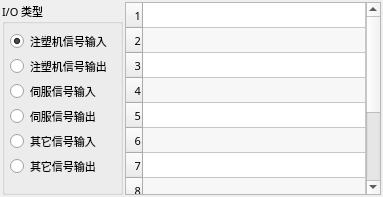
        <widget class="QWidget" name="tabSysIo">
         <property name="font">
          <font>
           <family>微软雅黑</family>
           <pointsize>8</pointsize>
           <weight>50</weight>
           <italic>false</italic>
           <bold>false</bold>
          </font>
         </property>
         <attribute name="icon">
          <iconset resource="../xPad.qrc">
           <normaloff>:/img/widget/TabHeader.png</normaloff>:/img/widget/TabHeader.png</iconset>
         </attribute>
         <attribute name="title">
          <string>系统 I/O</string>
         </attribute>
         <layout class="QHBoxLayout" name="horizontalLayoutTabSysIo">
          <property name="spacing">
           <number>2</number>
          </property>
          <property name="margin">
           <number>2</number>
          </property>
          <item>
           <widget class="QGroupBox" name="groupBoxSysIo">
            <property name="font">
             <font>
              <family>微软雅黑</family>
              <pointsize>8</pointsize>
              <weight>50</weight>
              <bold>false</bold>
             </font>
            </property>
            <property name="title">
             <string>I/O 类型</string>
            </property>
            <layout class="QVBoxLayout" name="verticalLayoutGroupSysIo">
             <property name="spacing">
              <number>0</number>
             </property>
             <property name="margin">
              <number>5</number>
             </property>
             <item>
              <widget class="xRadioButton" name="radioImmIn">
               <property name="sizePolicy">
                <sizepolicy hsizetype="Preferred" vsizetype="Fixed">
                 <horstretch>0</horstretch>
                 <verstretch>0</verstretch>
                </sizepolicy>
               </property>
               <property name="minimumSize">
                <size>
                 <width>80</width>
                 <height>25</height>
                </size>
               </property>
               <property name="maximumSize">
                <size>
                 <width>16777215</width>
                 <height>25</height>
                </size>
               </property>
               <property name="font">
                <font>
                 <family>微软雅黑</family>
                 <pointsize>8</pointsize>
                 <weight>50</weight>
                 <italic>false</italic>
                 <bold>false</bold>
                </font>
               </property>
               <property name="focusPolicy">
                <enum>Qt::NoFocus</enum>
               </property>
               <property name="text">
                <string notr="true">注塑机信号输入 </string>
               </property>
               <property name="checked">
                <bool>true</bool>
               </property>
              </widget>
             </item>
             <item>
              <widget class="xRadioButton" name="radioImmOut">
               <property name="sizePolicy">
                <sizepolicy hsizetype="Preferred" vsizetype="Fixed">
                 <horstretch>0</horstretch>
                 <verstretch>0</verstretch>
                </sizepolicy>
               </property>
               <property name="minimumSize">
                <size>
                 <width>80</width>
                 <height>25</height>
                </size>
               </property>
               <property name="maximumSize">
                <size>
                 <width>16777215</width>
                 <height>25</height>
                </size>
               </property>
               <property name="font">
                <font>
                 <family>微软雅黑</family>
                 <pointsize>8</pointsize>
                 <weight>50</weight>
                 <italic>false</italic>
                 <bold>false</bold>
                </font>
               </property>
               <property name="focusPolicy">
                <enum>Qt::NoFocus</enum>
               </property>
               <property name="text">
                <string notr="true">注塑机信号输出 </string>
               </property>
               <property name="checked">
                <bool>false</bool>
               </property>
              </widget>
             </item>
             <item>
              <widget class="xRadioButton" name="radioServoIn">
               <property name="sizePolicy">
                <sizepolicy hsizetype="Preferred" vsizetype="Fixed">
                 <horstretch>0</horstretch>
                 <verstretch>0</verstretch>
                </sizepolicy>
               </property>
               <property name="minimumSize">
                <size>
                 <width>80</width>
                 <height>25</height>
                </size>
               </property>
               <property name="maximumSize">
                <size>
                 <width>16777215</width>
                 <height>25</height>
                </size>
               </property>
               <property name="font">
                <font>
                 <family>微软雅黑</family>
                 <pointsize>8</pointsize>
                 <weight>50</weight>
                 <italic>false</italic>
                 <bold>false</bold>
                </font>
               </property>
               <property name="focusPolicy">
                <enum>Qt::NoFocus</enum>
               </property>
               <property name="text">
                <string notr="true">伺服信号输入 </string>
               </property>
               <property name="checked">
                <bool>false</bool>
               </property>
              </widget>
             </item>
             <item>
              <widget class="xRadioButton" name="radioServoOut">
               <property name="sizePolicy">
                <sizepolicy hsizetype="Preferred" vsizetype="Fixed">
                 <horstretch>0</horstretch>
                 <verstretch>0</verstretch>
                </sizepolicy>
               </property>
               <property name="minimumSize">
                <size>
                 <width>80</width>
                 <height>25</height>
                </size>
               </property>
               <property name="maximumSize">
                <size>
                 <width>16777215</width>
                 <height>25</height>
                </size>
               </property>
               <property name="font">
                <font>
                 <family>微软雅黑</family>
                 <pointsize>8</pointsize>
                 <weight>50</weight>
                 <italic>false</italic>
                 <bold>false</bold>
                </font>
               </property>
               <property name="focusPolicy">
                <enum>Qt::NoFocus</enum>
               </property>
               <property name="text">
                <string notr="true">伺服信号输出 </string>
               </property>
               <property name="checked">
                <bool>false</bool>
               </property>
              </widget>
             </item>
             <item>
              <widget class="xRadioButton" name="radioOtherIn">
               <property name="sizePolicy">
                <sizepolicy hsizetype="Preferred" vsizetype="Fixed">
                 <horstretch>0</horstretch>
                 <verstretch>0</verstretch>
                </sizepolicy>
               </property>
               <property name="minimumSize">
                <size>
                 <width>80</width>
                 <height>25</height>
                </size>
               </property>
               <property name="maximumSize">
                <size>
                 <width>16777215</width>
                 <height>25</height>
                </size>
               </property>
               <property name="font">
                <font>
                 <family>微软雅黑</family>
                 <pointsize>8</pointsize>
                 <weight>50</weight>
                 <italic>false</italic>
                 <bold>false</bold>
                </font>
               </property>
               <property name="focusPolicy">
                <enum>Qt::NoFocus</enum>
               </property>
               <property name="text">
                <string notr="true">其它信号输入 </string>
               </property>
               <property name="checked">
                <bool>false</bool>
               </property>
              </widget>
             </item>
             <item>
              <widget class="xRadioButton" name="radioOtherOut">
               <property name="sizePolicy">
                <sizepolicy hsizetype="Preferred" vsizetype="Fixed">
                 <horstretch>0</horstretch>
                 <verstretch>0</verstretch>
                </sizepolicy>
               </property>
               <property name="minimumSize">
                <size>
                 <width>80</width>
                 <height>25</height>
                </size>
               </property>
               <property name="maximumSize">
                <size>
                 <width>16777215</width>
                 <height>25</height>
                </size>
               </property>
               <property name="font">
                <font>
                 <family>微软雅黑</family>
                 <pointsize>8</pointsize>
                 <weight>50</weight>
                 <italic>false</italic>
                 <bold>false</bold>
                </font>
               </property>
               <property name="focusPolicy">
                <enum>Qt::NoFocus</enum>
               </property>
               <property name="text">
                <string notr="true">其它信号输出 </string>
               </property>
               <property name="checked">
                <bool>false</bool>
               </property>
              </widget>
             </item>
             <item>
              <spacer name="verticalSpacerIoType">
               <property name="orientation">
                <enum>Qt::Vertical</enum>
               </property>
               <property name="sizeHint" stdset="0">
                <size>
                 <width>20</width>
                 <height>8</height>
                </size>
               </property>
              </spacer>
             </item>
            </layout>
           </widget>
          </item>
          <item>
           <widget class="QTableWidget" name="tableSysIo">
            <property name="font">
             <font>
              <family>微软雅黑</family>
              <pointsize>8</pointsize>
              <weight>50</weight>
              <italic>false</italic>
              <bold>false</bold>
             </font>
            </property>
            <property name="focusPolicy">
             <enum>Qt::NoFocus</enum>
            </property>
            <property name="styleSheet">
             <string notr="true"/>
            </property>
            <property name="verticalScrollBarPolicy">
             <enum>Qt::ScrollBarAlwaysOn</enum>
            </property>
            <property name="horizontalScrollBarPolicy">
             <enum>Qt::ScrollBarAlwaysOff</enum>
            </property>
            <property name="editTriggers">
             <set>QAbstractItemView::NoEditTriggers</set>
            </property>
            <property name="tabKeyNavigation">
             <bool>false</bool>
            </property>
            <property name="showDropIndicator" stdset="0">
             <bool>false</bool>
            </property>
            <property name="dragDropOverwriteMode">
             <bool>false</bool>
            </property>
            <property name="alternatingRowColors">
             <bool>true</bool>
            </property>
            <property name="selectionMode">
             <enum>QAbstractItemView::SingleSelection</enum>
            </property>
            <property name="selectionBehavior">
             <enum>QAbstractItemView::SelectRows</enum>
            </property>
            <attribute name="horizontalHeaderVisible">
             <bool>false</bool>
            </attribute>
            <attribute name="horizontalHeaderDefaultSectionSize">
             <number>50</number>
            </attribute>
            <attribute name="horizontalHeaderHighlightSections">
             <bool>false</bool>
            </attribute>
            <attribute name="horizontalHeaderMinimumSectionSize">
             <number>10</number>
            </attribute>
            <attribute name="horizontalHeaderStretchLastSection">
             <bool>true</bool>
            </attribute>
            <attribute name="verticalHeaderDefaultSectionSize">
             <number>25</number>
            </attribute>
            <attribute name="verticalHeaderMinimumSectionSize">
             <number>25</number>
            </attribute>
            <row>
             <property name="text">
              <string notr="true">1</string>
             </property>
             <property name="toolTip">
              <string notr="true"/>
             </property>
             <property name="whatsThis">
              <string notr="true"/>
             </property>
             <property name="font">
              <font>
               <family>微软雅黑</family>
               <pointsize>8</pointsize>
               <weight>50</weight>
               <bold>false</bold>
              </font>
             </property>
             <property name="textAlignment">
              <set>AlignRight|AlignVCenter</set>
             </property>
            </row>
            <row>
             <property name="text">
              <string notr="true">2</string>
             </property>
             <property name="toolTip">
              <string notr="true"/>
             </property>
             <property name="whatsThis">
              <string notr="true"/>
             </property>
             <property name="font">
              <font>
               <family>微软雅黑</family>
               <pointsize>8</pointsize>
               <weight>50</weight>
               <bold>false</bold>
              </font>
             </property>
             <property name="textAlignment">
              <set>AlignRight|AlignVCenter</set>
             </property>
            </row>
            <row>
             <property name="text">
              <string notr="true">3</string>
             </property>
             <property name="toolTip">
              <string notr="true"/>
             </property>
             <property name="whatsThis">
              <string notr="true"/>
             </property>
             <property name="font">
              <font>
               <family>微软雅黑</family>
               <pointsize>8</pointsize>
               <weight>50</weight>
               <bold>false</bold>
              </font>
             </property>
             <property name="textAlignment">
              <set>AlignRight|AlignVCenter</set>
             </property>
            </row>
            <row>
             <property name="text">
              <string notr="true">4</string>
             </property>
             <property name="toolTip">
              <string notr="true"/>
             </property>
             <property name="whatsThis">
              <string notr="true"/>
             </property>
             <property name="font">
              <font>
               <family>微软雅黑</family>
               <pointsize>8</pointsize>
               <weight>50</weight>
               <bold>false</bold>
              </font>
             </property>
             <property name="textAlignment">
              <set>AlignRight|AlignVCenter</set>
             </property>
            </row>
            <row>
             <property name="text">
              <string notr="true">5</string>
             </property>
             <property name="toolTip">
              <string notr="true"/>
             </property>
             <property name="whatsThis">
              <string notr="true"/>
             </property>
             <property name="font">
              <font>
               <family>微软雅黑</family>
               <pointsize>8</pointsize>
               <weight>50</weight>
               <bold>false</bold>
              </font>
             </property>
             <property name="textAlignment">
              <set>AlignRight|AlignVCenter</set>
             </property>
            </row>
            <row>
             <property name="text">
              <string notr="true">6</string>
             </property>
             <property name="toolTip">
              <string notr="true"/>
             </property>
             <property name="whatsThis">
              <string notr="true"/>
             </property>
             <property name="font">
              <font>
               <family>微软雅黑</family>
               <pointsize>8</pointsize>
               <weight>50</weight>
               <bold>false</bold>
              </font>
             </property>
             <property name="textAlignment">
              <set>AlignRight|AlignVCenter</set>
             </property>
            </row>
            <row>
             <property name="text">
              <string notr="true">7</string>
             </property>
             <property name="toolTip">
              <string notr="true"/>
             </property>
             <property name="whatsThis">
              <string notr="true"/>
             </property>
             <property name="font">
              <font>
               <family>微软雅黑</family>
               <pointsize>8</pointsize>
               <weight>50</weight>
               <bold>false</bold>
              </font>
             </property>
             <property name="textAlignment">
              <set>AlignRight|AlignVCenter</set>
             </property>
            </row>
            <row>
             <property name="text">
              <string notr="true">8</string>
             </property>
             <property name="toolTip">
              <string notr="true"/>
             </property>
             <property name="whatsThis">
              <string notr="true"/>
             </property>
             <property name="font">
              <font>
               <family>微软雅黑</family>
               <pointsize>8</pointsize>
               <weight>50</weight>
               <bold>false</bold>
              </font>
             </property>
             <property name="textAlignment">
              <set>AlignRight|AlignVCenter</set>
             </property>
            </row>
            <row>
             <property name="text">
              <string notr="true">9</string>
             </property>
             <property name="toolTip">
              <string notr="true"/>
             </property>
             <property name="whatsThis">
              <string notr="true"/>
             </property>
             <property name="font">
              <font>
               <family>微软雅黑</family>
               <pointsize>8</pointsize>
               <weight>50</weight>
               <bold>false</bold>
              </font>
             </property>
             <property name="textAlignment">
              <set>AlignRight|AlignVCenter</set>
             </property>
            </row>
            <row>
             <property name="text">
              <string notr="true">10</string>
             </property>
             <property name="toolTip">
              <string notr="true"/>
             </property>
             <property name="whatsThis">
              <string notr="true"/>
             </property>
             <property name="font">
              <font>
               <family>微软雅黑</family>
               <pointsize>8</pointsize>
               <weight>50</weight>
               <bold>false</bold>
              </font>
             </property>
             <property name="textAlignment">
              <set>AlignRight|AlignVCenter</set>
             </property>
            </row>
            <row>
             <property name="text">
              <string notr="true">11</string>
             </property>
             <property name="toolTip">
              <string notr="true"/>
             </property>
             <property name="whatsThis">
              <string notr="true"/>
             </property>
             <property name="font">
              <font>
               <family>微软雅黑</family>
               <pointsize>8</pointsize>
               <weight>50</weight>
               <bold>false</bold>
              </font>
             </property>
             <property name="textAlignment">
              <set>AlignRight|AlignVCenter</set>
             </property>
            </row>
            <row>
             <property name="text">
              <string notr="true">12</string>
             </property>
             <property name="toolTip">
              <string notr="true"/>
             </property>
             <property name="whatsThis">
              <string notr="true"/>
             </property>
             <property name="font">
              <font>
               <family>微软雅黑</family>
               <pointsize>8</pointsize>
               <weight>50</weight>
               <bold>false</bold>
              </font>
             </property>
             <property name="textAlignment">
              <set>AlignRight|AlignVCenter</set>
             </property>
            </row>
            <column>
             <property name="text">
              <string notr="true">0</string>
             </property>
             <property name="toolTip">
              <string notr="true"/>
             </property>
             <property name="whatsThis">
              <string notr="true"/>
             </property>
             <property name="font">
              <font>
               <family>微软雅黑</family>
               <pointsize>8</pointsize>
              </font>
             </property>
            </column>
            <item row="0" column="0">
             <property name="text">
              <string notr="true"/>
             </property>
             <property name="toolTip">
              <string notr="true"/>
             </property>
             <property name="whatsThis">
              <string notr="true"/>
             </property>
             <property name="font">
              <font>
               <family>微软雅黑</family>
               <pointsize>8</pointsize>
               <weight>50</weight>
               <bold>false</bold>
              </font>
             </property>
             <property name="flags">
              <set>ItemIsSelectable|ItemIsEnabled</set>
             </property>
            </item>
            <item row="1" column="0">
             <property name="text">
              <string notr="true"/>
             </property>
             <property name="toolTip">
              <string notr="true"/>
             </property>
             <property name="whatsThis">
              <string notr="true"/>
             </property>
             <property name="font">
              <font>
               <family>微软雅黑</family>
               <pointsize>8</pointsize>
               <weight>50</weight>
               <bold>false</bold>
              </font>
             </property>
             <property name="flags">
              <set>ItemIsSelectable|ItemIsEnabled</set>
             </property>
            </item>
            <item row="2" column="0">
             <property name="text">
              <string notr="true"/>
             </property>
             <property name="toolTip">
              <string notr="true"/>
             </property>
             <property name="whatsThis">
              <string notr="true"/>
             </property>
             <property name="font">
              <font>
               <family>微软雅黑</family>
               <pointsize>8</pointsize>
               <weight>50</weight>
               <bold>false</bold>
              </font>
             </property>
             <property name="flags">
              <set>ItemIsSelectable|ItemIsEnabled</set>
             </property>
            </item>
            <item row="3" column="0">
             <property name="text">
              <string notr="true"/>
             </property>
             <property name="toolTip">
              <string notr="true"/>
             </property>
             <property name="whatsThis">
              <string notr="true"/>
             </property>
             <property name="font">
              <font>
               <family>微软雅黑</family>
               <pointsize>8</pointsize>
               <weight>50</weight>
               <bold>false</bold>
              </font>
             </property>
             <property name="flags">
              <set>ItemIsSelectable|ItemIsEnabled</set>
             </property>
            </item>
            <item row="4" column="0">
             <property name="text">
              <string notr="true"/>
             </property>
             <property name="toolTip">
              <string notr="true"/>
             </property>
             <property name="whatsThis">
              <string notr="true"/>
             </property>
             <property name="font">
              <font>
               <family>微软雅黑</family>
               <pointsize>8</pointsize>
               <weight>50</weight>
               <bold>false</bold>
              </font>
             </property>
             <property name="flags">
              <set>ItemIsSelectable|ItemIsEnabled</set>
             </property>
            </item>
            <item row="5" column="0">
             <property name="text">
              <string notr="true"/>
             </property>
             <property name="toolTip">
              <string notr="true"/>
             </property>
             <property name="whatsThis">
              <string notr="true"/>
             </property>
             <property name="font">
              <font>
               <family>微软雅黑</family>
               <pointsize>8</pointsize>
               <weight>50</weight>
               <bold>false</bold>
              </font>
             </property>
             <property name="flags">
              <set>ItemIsSelectable|ItemIsEnabled</set>
             </property>
            </item>
            <item row="6" column="0">
             <property name="text">
              <string notr="true"/>
             </property>
             <property name="toolTip">
              <string notr="true"/>
             </property>
             <property name="whatsThis">
              <string notr="true"/>
             </property>
             <property name="font">
              <font>
               <family>微软雅黑</family>
               <pointsize>8</pointsize>
               <weight>50</weight>
               <bold>false</bold>
              </font>
             </property>
             <property name="flags">
              <set>ItemIsSelectable|ItemIsEnabled</set>
             </property>
            </item>
            <item row="7" column="0">
             <property name="text">
              <string notr="true"/>
             </property>
             <property name="toolTip">
              <string notr="true"/>
             </property>
             <property name="whatsThis">
              <string notr="true"/>
             </property>
             <property name="font">
              <font>
               <family>微软雅黑</family>
               <pointsize>8</pointsize>
               <weight>50</weight>
               <bold>false</bold>
              </font>
             </property>
             <property name="flags">
              <set>ItemIsSelectable|ItemIsEnabled</set>
             </property>
            </item>
            <item row="8" column="0">
             <property name="text">
              <string notr="true"/>
             </property>
             <property name="toolTip">
              <string notr="true"/>
             </property>
             <property name="whatsThis">
              <string notr="true"/>
             </property>
             <property name="font">
              <font>
               <family>微软雅黑</family>
               <pointsize>8</pointsize>
               <weight>50</weight>
               <bold>false</bold>
              </font>
             </property>
             <property name="flags">
              <set>ItemIsSelectable|ItemIsEnabled</set>
             </property>
            </item>
            <item row="9" column="0">
             <property name="text">
              <string notr="true"/>
             </property>
             <property name="toolTip">
              <string notr="true"/>
             </property>
             <property name="whatsThis">
              <string notr="true"/>
             </property>
             <property name="font">
              <font>
               <family>微软雅黑</family>
               <pointsize>8</pointsize>
               <weight>50</weight>
               <bold>false</bold>
              </font>
             </property>
             <property name="flags">
              <set>ItemIsSelectable|ItemIsEnabled</set>
             </property>
            </item>
            <item row="10" column="0">
             <property name="text">
              <string notr="true"/>
             </property>
             <property name="toolTip">
              <string notr="true"/>
             </property>
             <property name="whatsThis">
              <string notr="true"/>
             </property>
             <property name="font">
              <font>
               <family>微软雅黑</family>
               <pointsize>8</pointsize>
               <weight>50</weight>
               <bold>false</bold>
              </font>
             </property>
             <property name="flags">
              <set>ItemIsSelectable|ItemIsEnabled</set>
             </property>
            </item>
            <item row="11" column="0">
             <property name="text">
              <string notr="true"/>
             </property>
             <property name="toolTip">
              <string notr="true"/>
             </property>
             <property name="whatsThis">
              <string notr="true"/>
             </property>
             <property name="font">
              <font>
               <family>微软雅黑</family>
               <pointsize>8</pointsize>
               <weight>50</weight>
               <bold>false</bold>
              </font>
             </property>
             <property name="flags">
              <set>ItemIsSelectable|ItemIsEnabled</set>
             </property>
            </item>
           </widget>
          </item>
         </layout>
        </widget>
